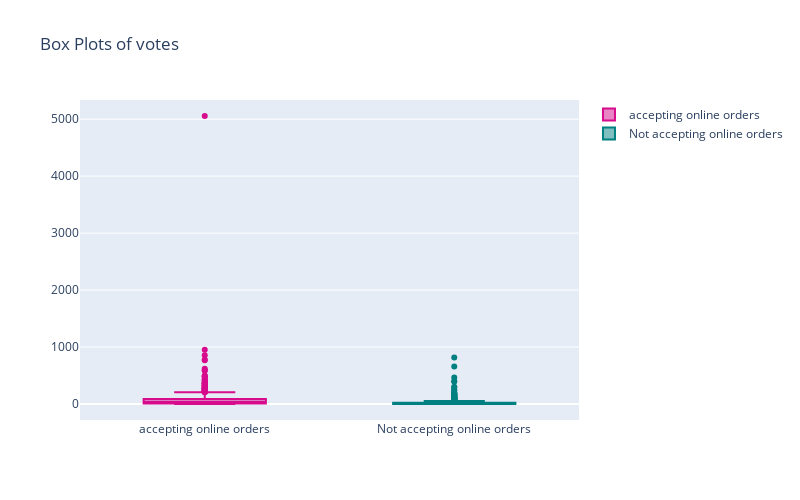

The code cell stored with this chart in its notebook:
### Code cell
votes_yes=df[df['online_order']=="Yes"]['votes']
trace0=go.Box(y=votes_yes,name="accepting online orders",
              marker = dict(
        color = 'rgb(214, 12, 140)',
    ))

votes_no=df[df['online_order']=="No"]['votes']
trace1=go.Box(y=votes_no,name="Not accepting online orders",
              marker = dict(
        color = 'rgb(0, 128, 128)',
    ))

layout = go.Layout(
    title = "Box Plots of votes",width=800,height=500
)

data=[trace0,trace1]
fig=go.Figure(data=data,layout=layout)

fig.write_html(city_name+"/html3.html")

image_name = 'Votes'
fig_dat[image_name] = {'name': image_name, 'longtext': 'Box plots of votes for online vs offline orders',
                       'path': 'html3.html', 'type':'html'}


py.iplot(fig)

### Figure 1 — Plotly figure (JSON) as saved in the notebook; plotly's stock layout.template omitted (floating-point values rounded to 4 significant figures; data arrays with more than 128 entries replaced by an {"elided": "..."} marker saying what was removed)
{"data": [{"marker": {"color": "rgb(214, 12, 140)"}, "name": "accepting online orders", "type": "box", "y": {"elided": "424 int values"}}, {"marker": {"color": "rgb(0, 128, 128)"}, "name": "Not accepting online orders", "type": "box", "y": {"elided": "362 int values"}}], "layout": {"height": 500, "title": {"text": "Box Plots of votes"}, "width": 800}}
